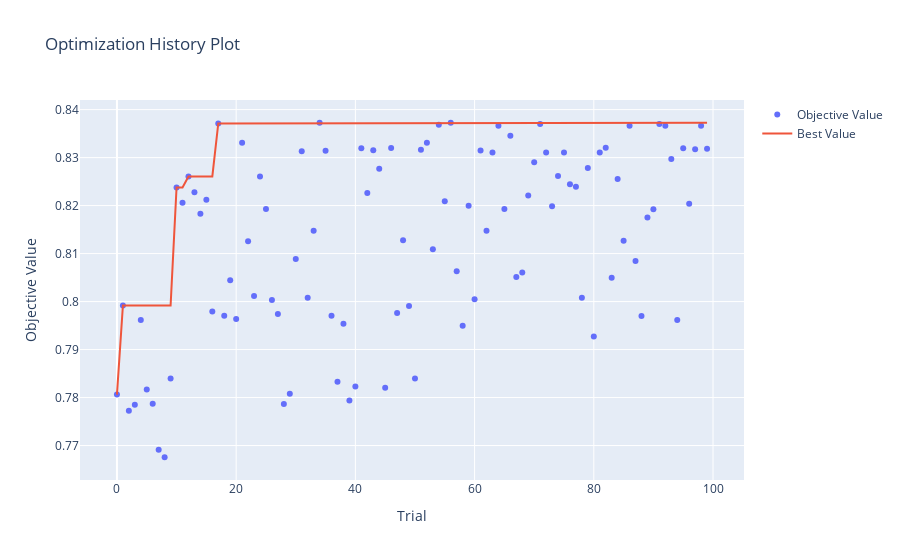

The notebook cell this image was saved under:
### Markdown cell above
# Plot The Visualization History for the Optuna Full Mode

### Code cell
fig2 = optuna.visualization.plot_optimization_history(study)
fig2.write_html("optimization_history_full.html")
fig2.show()
